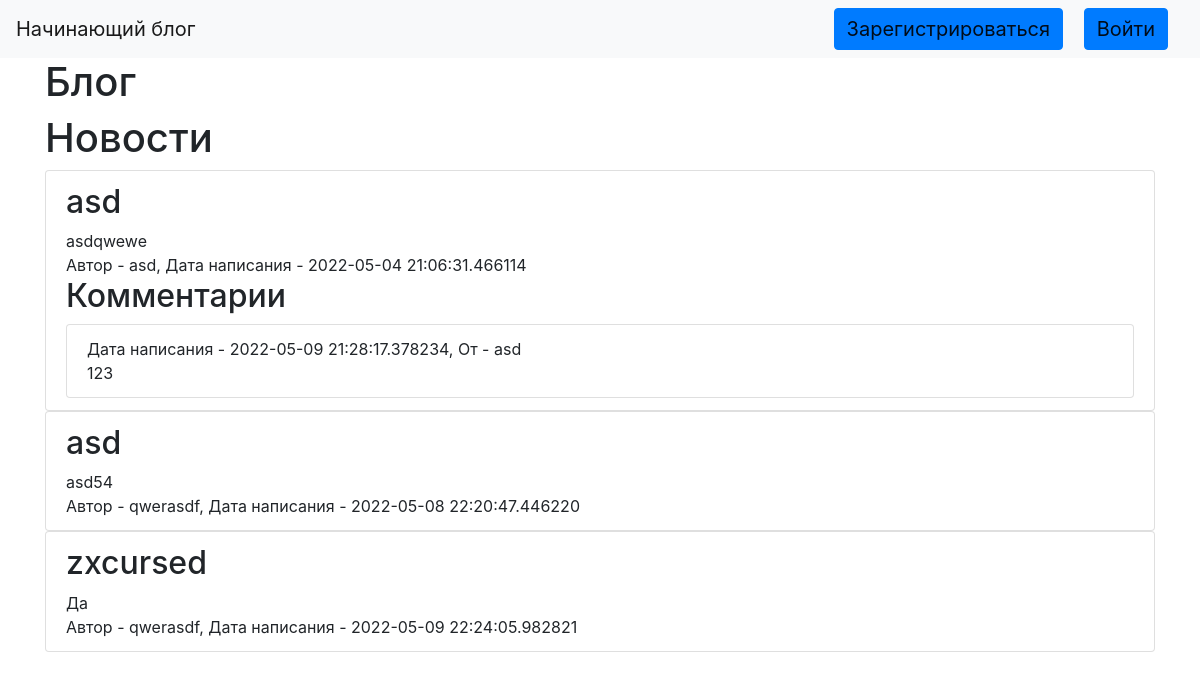
The page / on the database its author committed.
### data/news.py (models this page shows)
class News(SqlAlchemyBase, UserMixin, SerializerMixin):
    __tablename__ = 'news'
    id = sqlalchemy.Column(sqlalchemy.Integer,
                           primary_key=True, autoincrement=True)
    title = sqlalchemy.Column(sqlalchemy.String, nullable=True)
    content = sqlalchemy.Column(sqlalchemy.String, nullable=True)
    created_date = sqlalchemy.Column(sqlalchemy.DateTime,
                                     default=datetime.datetime.now)
    is_private = sqlalchemy.Column(sqlalchemy.Boolean, default=True)
    user_id = sqlalchemy.Column(sqlalchemy.Integer,
                                sqlalchemy.ForeignKey("users.id"))
    user = orm.relation('User')
    comments = orm.relation("Comment", back_populates='news')

### data/users.py (models this page shows, shortened)
class User(SqlAlchemyBase, UserMixin, SerializerMixin):
    __tablename__ = 'users'
    id = sqlalchemy.Column(sqlalchemy.Integer,
                           primary_key=True, autoincrement=True)
    name = sqlalchemy.Column(sqlalchemy.String, nullable=True)
    about = sqlalchemy.Column(sqlalchemy.String, nullable=True)
    email = sqlalchemy.Column(sqlalchemy.String,
                              index=True, unique=True, nullable=True)
    hashed_password = sqlalchemy.Column(sqlalchemy.String, nullable=True)
    created_date = sqlalchemy.Column(sqlalchemy.DateTime,
                                     default=datetime.datetime.now)
    news = orm.relation("News", back_populates='user')
    comments = orm.relation("Comment", back_populates='user')

### data/comments.py (models this page shows)
class Comment(SqlAlchemyBase, UserMixin, SerializerMixin):
    __tablename__ = 'comments'
    id = sqlalchemy.Column(sqlalchemy.Integer,
                           primary_key=True, autoincrement=True)
    content = sqlalchemy.Column(sqlalchemy.String, nullable=True)
    created_date = sqlalchemy.Column(sqlalchemy.DateTime,
                                     default=datetime.datetime.now)
    news_id = sqlalchemy.Column(sqlalchemy.Integer,
                                sqlalchemy.ForeignKey("news.id"))
    user_id = sqlalchemy.Column(sqlalchemy.Integer,
                                sqlalchemy.ForeignKey("users.id"))
    user = orm.relation('User')
    news = orm.relation('News')

### main.py (the view)
@app.route('/')
def start():
    db_sess = db_session.create_session()
    comments = db_sess.query(Comment).all()
    users = db_sess.query(User).all()
    if current_user.is_authenticated:
        all_news = db_sess.query(News).filter(
            (News.user == current_user) | (News.is_private != True))
    else:
        all_news = db_sess.query(News).filter(News.is_private != True)
    return render_template('start.html', title='Блог', all_news=all_news, comments=comments, users=users)

### data/db_session.py (called while the page is built)
def create_session() -> Session:
    global __factory
    return __factory()

### templates/start.html (shortened to what this page needs)
{% extends "base.html" %}
{% block content %}
    <h1>{{ title }}</h1>
    <h1>Новости</h1>
    {% for news in all_news %}
    <ul class="list-group">
        <li class="list-group-item">
                <h2>{{news.title}}</h2>
                <div>
                    {{news.content}}
                </div>
                <div>
                    Автор - {{news.user.name}}, Дата написания - {{news.created_date}}
                </div>
            {% for comment in comments %}
                {% for user in users %}
                    {% if comment.news_id == news.id and comment.user_id == user.id %}
                    <h2>Комментарии</h2>
                        <ul class="list-group">
                            <li class="list-group-item">
                                {% set created_by = user %}
                                <div>
                                    Дата написания - {{ comment.created_date }}, От - {{ created_by.name }}
                                </div>
                                <div>
                                    {{ comment.content }}
                                </div>
                            </li>
                        </ul>
                    {% endif %}
                {% endfor %}
            {% endfor %}
        </li>
    </ul>
    {% endfor %}
{% endblock %}

### templates/base.html (shortened to what this page needs)
<!doctype html>
<html lang="en">
<head>
    <link rel="stylesheet"
          href="https://stackpath.bootstrapcdn.com/bootstrap/4.4.1/css/bootstrap.min.css"
>
</head>
<body>
    <header>
        <nav class="navbar sticky-top navbar-light bg-light">
            <a class="navbar-brand" href="/">Начинающий блог</a>
            <span>
                {% if current_user.is_authenticated %}
                    <a class="navbar-brand btn btn-info" href="/account">{{ current_user.name }}</a>
                    <a class="navbar-brand btn btn-primary" href="/logout" role="button">Выйти</a>
                {% else %}
                    <a class="navbar-brand btn btn-primary" href="/register" role="button">Зарегистрироваться</a>
                    <a class="navbar-brand btn btn-primary" href="/login" role="button">Войти</a>
                {% endif %}
            </span>
        </nav>
    </header>
    <main role="main" class="container">
        {% block content %}{% endblock %}
    </main>
</body>
</html>

### rows shown on the page
News: title "asd", content "asdqwewe", user.name "asd", created_date "2022-05-04 21:06:31.466114"
Comment: created_date "2022-05-09 21:28:17.378234", content "123"
User: name "asd"
News: title "asd", content "asd54", user.name "qwerasdf", created_date "2022-05-08 22:20:47.446220"
News: title "zxcursed", content "Да", user.name "qwerasdf", created_date "2022-05-09 22:24:05.982821"

### other values the page prints
{{ title }} "Блог"
